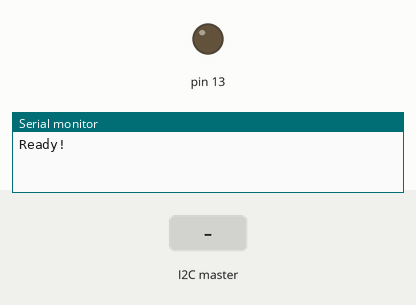
Recording of a sketch running on a simulated Arduino Uno, built with avr-gcc and run on an emulated ATmega328P. On the bench: output pins drawn as LEDs (lit = HIGH), the last lines printed to the serial monitor. The test bench sets the inputs (shaded band).

Above: at 1.2 s.
1.3 s: the I2C master sends the byte 1
At 2.4 s:
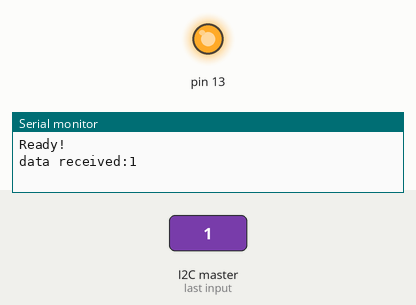
Timing chart, 0 to 4.3 s (numbered marks = the images above; inputs shaded):
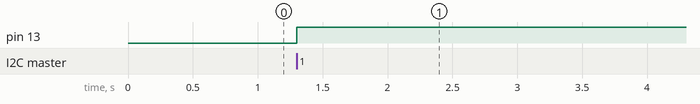

The sketch:

I2CTest.ino
```cpp
#include <Wire.h>

#define SLAVE_ADDRESS 0x04
int number = 0;
int state = 0;

void setup() {
pinMode(13, OUTPUT);
Serial.begin(9600); // start serial for output
// initialize i2c as slave
Wire.begin(SLAVE_ADDRESS);

// define callbacks for i2c communication
Wire.onReceive(receiveData);
Wire.onRequest(sendData);

Serial.println("Ready!");
}

void loop() {
delay(100);
}

// callback for received data
void receiveData(int byteCount){

  while(Wire.available()) {
  number = Wire.read();
  Serial.print("data received:");
  Serial.println(number);

    if (number == 1){

      if (state == 0){
        digitalWrite(13, HIGH); // set the LED on
        state = 1;
      }
      else{
        digitalWrite(13, LOW); // set the LED off
      state = 0;
      }
    }
  }
}

// callback for sending data
void sendData(){
Wire.write(number);
}
```

Measured:
- after the input at 1.3 s, pin 13: LOW → HIGH at once
